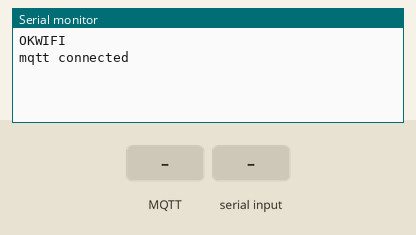
Recording of a sketch running on a simulated ESP8266 (NodeMCU). On the bench: the last lines printed to the serial monitor. The test bench sets the inputs (shaded band). WiFi joins after 1.5 s; servers stay silent unless stated; random numbers use the default seed unless the sketch sets one; no MQTT or app messages arrive unless stated.

Above: at 2.7 s.
2.8 s: MQTT message "chechanh2003" arrives on the second subscribed topic
At 3.4 s:
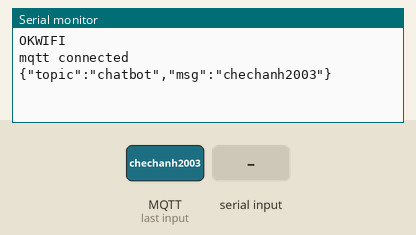
4.3 s: "chechanh2003\n" received over Serial
At 5.5 s:
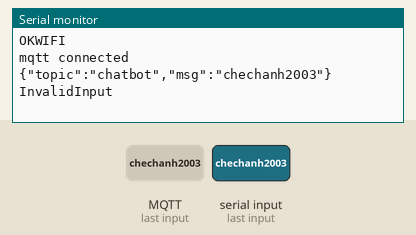
5.8 s: MQTT message "Livingroom/device_1" arrives on the second subscribed topic
At 6.8 s:
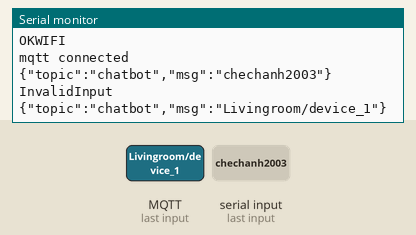
7.3 s: MQTT message "1" arrives on the second subscribed topic
At 8.0 s:
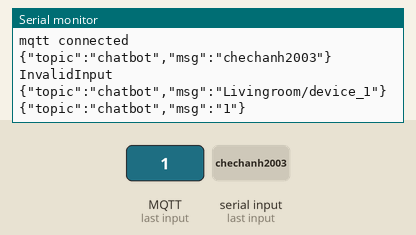
8.8 s: MQTT message "on" arrives on the second subscribed topic
At 9.1 s:
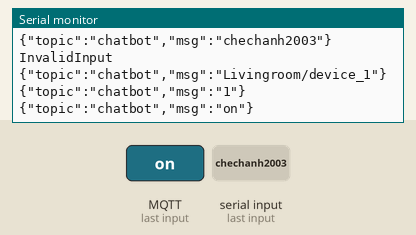
10.3 s: MQTT message "off" arrives on the second subscribed topic
At 11.5 s:
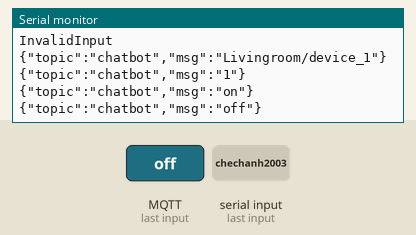

The sketch:

esp8266AP.ino
```cpp
#include <ESP8266WiFi.h>
#include <PubSubClient.h>
#include <WiFiClientSecure.h>
#include <ArduinoJson.h>
#include <DNSServer.h>
#include <ESP8266WebServer.h>
#include <WiFiManager.h>

// Thông tin MQTT
const char* mqtt_server = "42cb8a3135f84357959ce239305850c0.s1.eu.hivemq.cloud";
const int mqtt_port = 8883;
const char* mqtt_username = "smarthome";
const char* mqtt_password = "Smarthome2023";

// const char* mqtt_server = "1df19fa858774630a1197a48081cc0c1.s1.eu.hivemq.cloud";
// const int mqtt_port = 8883;
// const char* mqtt_username = "chechanh2003";
// const char* mqtt_password = "0576289825Asd";

#define TOPIC_1 "Livingroom/device_1"
#define TOPIC_2 "chatbot"

// Cấu trúc dữ liệu sức khỏe
struct HealthData {
  float temp = -1.0;
  int spo2 = -1;
  int hr = -1;
  int sys = -1;
  int dia = -1;
};
enum WifiStatus {
  DISCONNECTED,
  CONNECTING,
  CONNECTED
};

WifiStatus lastWifiStatus = DISCONNECTED;
HealthData current_data;

const unsigned long TIMEOUT_WIFI = 10000; // Timeout 10 giây

WiFiClientSecure espClient;
PubSubClient client(espClient);

void setup_wifi() {
  if (WiFi.status() == WL_CONNECTED) {
    if (lastWifiStatus != CONNECTED) {
      Serial.println("OKWIFI");
      lastWifiStatus = CONNECTED;
    }
    return;
  }

  if (lastWifiStatus != CONNECTING) {
    // Serial.println("NOWIFI");
    lastWifiStatus = CONNECTING;
  }

  WiFiManager wifiManager;
  wifiManager.setDebugOutput(false);
  wifiManager.setAPCallback(configModeCallback);
  wifiManager.setTimeout(TIMEOUT_WIFI / 100);
  if (!wifiManager.autoConnect("Health Monitor")) {
    if (lastWifiStatus != DISCONNECTED) {
      // Serial.println("NOWIFI");
      lastWifiStatus = DISCONNECTED;
    }
    return;
  }

  // Khi kết nối thành công
  if (WiFi.status() == WL_CONNECTED) {
    if (lastWifiStatus != CONNECTED) {
      Serial.println("OKWIFI");
      // Serial.print("Connected to: ");
      // Serial.println(WiFi.SSID());
      // Serial.print("IP Address: ");
      // Serial.println(WiFi.localIP());
      lastWifiStatus = CONNECTED;
    }
  }
}

// Callback khi vào chế độ cấu hình WiFi
void configModeCallback(WiFiManager *myWiFiManager) {
  // Serial.println("NOWIFI"); // In NOWIFI khi vào chế độ cấu hình
  // Serial.println("Entered config mode");
  // Serial.println("Please connect to WiFi: ");
  // Serial.println(myWiFiManager->getConfigPortalSSID());
  // Serial.println(WiFi.softAPIP());
}

// Kết nối lại MQTT
void reconnect() {
  while (!client.connected()) {
    String clientID = "ESPClient-" + String(random(0xffff), HEX);
    if (client.connect(clientID.c_str(), mqtt_username, mqtt_password)) {
      Serial.println("mqtt connected");
      client.subscribe(TOPIC_1);
      client.subscribe(TOPIC_2);
    } else {
      Serial.print("failed, rc=");
      Serial.print(client.state());
      Serial.println(" try again in 5 seconds");
      delay(5000);
    }
  }
}

// Callback khi nhận tin nhắn MQTT
void callback(char* topic, byte* payload, unsigned int length) {
  if (strcmp(topic, "Livingroom/device_1") != 0) {
    StaticJsonDocument<256> doc;
    doc["topic"] = topic;
    char message[length + 1];
    memcpy(message, payload, length);
    message[length] = '\0';
    doc["msg"] = message;
    String jsonOutput;
    serializeJson(doc, jsonOutput);
    Serial.println(jsonOutput);
  }
}

// Gửi dữ liệu qua MQTT
void sendData(String topic, String message) {
  if (client.connected()) {
    client.publish(topic.c_str(), message.c_str());
  }
}

// Khởi tạo
void setup() {
  Serial.begin(9600);
  while (!Serial) delay(1);
  setup_wifi();
  espClient.setInsecure();
  client.setServer(mqtt_server, mqtt_port);
  client.setCallback(callback);
}

// Gửi dữ liệu lên server nếu có thay đổi
void sendMQTT(HealthData data) {
  static HealthData last_data;
  if (!client.connected()) return;
  if (data.temp != last_data.temp && data.spo2 != last_data.spo2 &&
      data.hr != last_data.hr && data.sys != last_data.sys && data.dia != last_data.dia) {
    JsonDocument doc;
    doc["temp"] = data.temp;
    doc["spo2"] = data.spo2;
    doc["hr"] = data.hr;
    doc["sys"] = data.sys;
    doc["dia"] = data.dia;
    String postData;
    serializeJson(doc, postData);
    sendData(TOPIC_1, postData);
    last_data = data;
  }
}

// Vòng lặp chính
void loop() {
  if (WiFi.status() != WL_CONNECTED) setup_wifi();
  if (!client.connected() && WiFi.status() == WL_CONNECTED) reconnect();
  client.loop();

  if (Serial.available()) {
    String receivedData = Serial.readStringUntil('\n');
    receivedData.trim();
    // Serial.println(receivedData);

    JsonDocument doc;
    DeserializationError error = deserializeJson(doc, receivedData);
    if (error) {
      Serial.println(error.c_str());
      return;
    }
    current_data.temp = doc["temp"];
    current_data.spo2 = doc["spo2"];
    current_data.hr = doc["hr"];
    current_data.sys = doc["sys"];
    current_data.dia = doc["dia"];
  }
  sendMQTT(current_data);
}
```

Measured:
- after the input at 2.8 s, the serial monitor: prints a new line at once (image 1)
- after the input at 4.3 s, the serial monitor: prints a new line at once (image 2)
- after the input at 5.8 s, the serial monitor: prints a new line at once (image 3)
- after the input at 7.3 s, the serial monitor: prints a new line at once (image 4)
- after the input at 8.8 s, the serial monitor: prints a new line at once (image 5)
- after the input at 10.3 s, the serial monitor: prints a new line at once (image 6)
